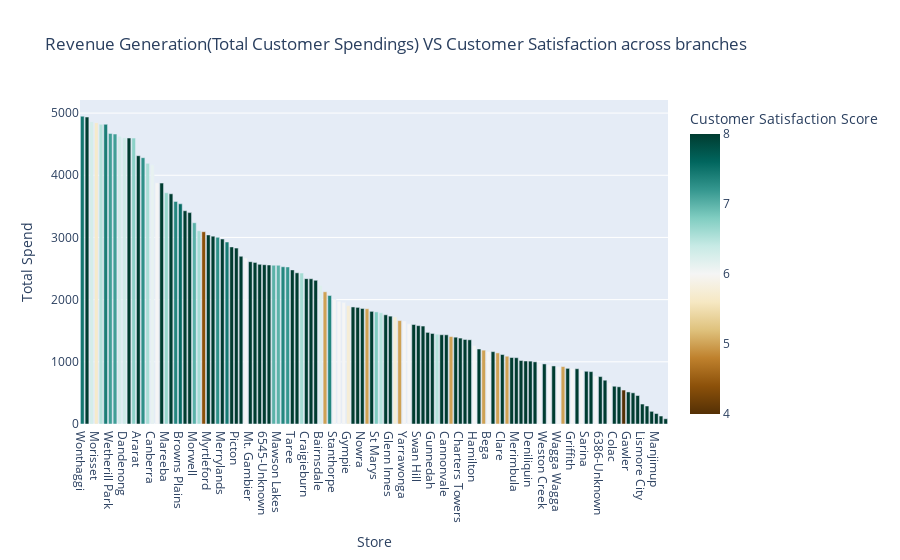

The notebook cell this image was saved under:
### Markdown cell above
## Let's visualize the same plot but the stores that generated revenue less than 5k. 
### There are a total of 126 stores that generated 5k or less in revenue. However there are only 10 stores that have customer satisfaction score of 5 or less. The Stores being Camden, Gladstone, Forbes, Bowen, Ballina, Portland, Ingham, Echuca, Esperance, Bass Hill.

### Code cell
px.bar(customer_spend_satisfaction[customer_spend_satisfaction['Total Spend'] < 5001], x = 'Store', y = 'Total Spend', color = 'Customer Satisfaction Score', title = 'Revenue Generation(Total Customer Spendings) VS Customer Satisfaction across branches',color_continuous_scale=px.colors.diverging.BrBG)

### Figure 1 — Plotly figure (JSON) as saved in the notebook; plotly's stock layout.template omitted (floating-point values rounded to 4 significant figures)
{"data": [{"alignmentgroup": "True", "hovertemplate": "Store=%{x}<br>Total Spend=%{y}<br>Customer Satisfaction Score=%{marker.color}<extra></extra>", "legendgroup": "", "marker": {"color": [7.455, 8, 6.286, 5.667, 6.5, 7.4, 7.143, 7.143, 6.286, 6.333, 8, 6.727, 8, 7.25, 6.571, 6.111, 6, 8, 6.667, 8, 7.333, 7.556, 8, 8, 7, 6.583, 4.4, 8, 8, 7.25, 8, 7.429, 8, 8, 8, 6, 8, 8, 8, 8, 8, 7, 7, 7.333, 7.2, 8, 8, 6.6, 8, 8, 8, 6.2, 5, 7.333, 6, 6, 6, 5.75, 8, 8, 8, 5, 8, 6.8, 6.5, 8, 8, 5.75, 5, 6, 6, 8, 8, 8, 8, 8, 6.5, 8, 8, 5, 8, 8, 8, 8, 6, 8, 5, 6, 8, 5, 8, 5, 8, 8, 8, 8, 8, 8, 6, 8, 6, 8, 6, 5, 8, 6, 8, 6, 8, 8, 6, 8, 8, 6, 8, 8, 4, 8, 8, 8, 8, 8, 8, 8, 8, 8], "coloraxis": "coloraxis", "pattern": {"shape": ""}}, "name": "", "offsetgroup": "", "orientation": "v", "showlegend": false, "textposition": "auto", "type": "bar", "x": ["Wonthaggi", "Waverley Gardens", "Blacktown", "Morisset", "Mornington", "Warrnambool", "Wetherill Park", "Ocean Shores", "Rouse Hill", "Dandenong", "Coffs Harbour", "Pakenham", "Ararat", "Hurstville", "Victor Harbor", "Canberra", "Flemington", "Grafton", "Mareeba", "Lithgow", "Tamworth", "Browns Plains", "Mowbray", "Batemans Bay", "Morwell", "Capalaba", "Camden", "Myrtleford", "Mt. Ommaney", "Hollywood Plaza", "Merrylands", "Katanning", "Inverell", "Picton", "Kippa Ring", "Templestowe", "Mt. Gambier", "Yamba", "Busselton", "6545-Unknown", "6548-Unknown", "Winmalee", "Mawson Lakes", "Warragul", "Broadmeadows", "Taree", "Runaway Bay", "Wodonga", "Craigieburn", "Mt. Druitt", "Ulladulla", "Bairnsdale", "Gladstone", "Berri", "Stanthorpe", "5000-Unknown", "Goulburn", "Gympie", "NT Outlet", "Bribie Island", "Nowra", "Forbes", "6491-Unknown", "St Marys", "Rockdale", "Whyalla", "Glenn Innes", "Benalla", "Bowen", "Yarrawonga", "5991-Unknown", "Seymour", "Swan Hill", "Port Pirie", "Ocean Grove", "Gunnedah", "Innisfail", "Gilgandra", "Cannonvale", "Ballina", "Broome", "Charters Towers", "Narracoorte", "Cowra", "Hamilton", "Epping", "Portland", "Bega", "Casino", "Ingham", "Clare", "Echuca", "Moree", "Merimbula", "Shepparton", "Leongatha", "Deniliquin", "Ayr", "Cobram", "Weston Creek", "5827-Unknown", "Port Douglas", "Wagga Wagga", "Esperance", "Glenquarie", "Griffith", "Harbourtown (SA Outlet)", "Charleville", "Sarina", "Dubbo", "Rosebud", "6386-Unknown", "5648-Unknown", "Woodend", "Colac", "5224-Unknown", "Bass Hill", "Gawler", "Windsor", "Noosa Junction", "Lismore City", "Kempsey", "Caroline Springs", "Manjimup", "Katherine", "Tumut"], "xaxis": "x", "y": [4950.0, 4936.0, 4862.0, 4845.0, 4820.0, 4819.0, 4673.0, 4663.0, 4627.0, 4605.0, 4598.0, 4598.0, 4315.0, 4283.0, 4192.0, 4169.0, 3879.0, 3874.0, 3718.0, 3702.0, 3580.0, 3541.0, 3430.0, 3399.0, 3237.0, 3108.0, 3092.0, 3041.0, 3020.0, 3002.0, 2975.0, 2927.0, 2848.0, 2828.0, 2697.0, 2668.0, 2610.0, 2598.0, 2568.0, 2562.0, 2557.0, 2553.0, 2552.0, 2529.0, 2526.0, 2478.0, 2431.0, 2428.0, 2338.0, 2336.0, 2311.0, 2228.0, 2126.0, 2066.0, 2002.0, 1975.0, 1956.0, 1903.0, 1882.0, 1875.0, 1858.0, 1853.0, 1812.0, 1803.0, 1789.0, 1756.0, 1735.0, 1722.0, 1663.0, 1657.0, 1611.0, 1600.0, 1581.0, 1575.0, 1473.0, 1456.0, 1444.0, 1435.0, 1435.0, 1406.0, 1396.0, 1382.0, 1359.0, 1354.0, 1262.0, 1207.0, 1187.0, 1167.0, 1164.0, 1143.0, 1117.0, 1090.0, 1069.0, 1066.0, 1021.0, 1013.0, 1011.0, 999.7, 973.0, 966.0, 953.5, 933.5, 923.7, 923.5, 894.7, 893.4, 888.9, 867.3, 847.6, 842.5, 771.0, 762.6, 704.2, 662.8, 607.3, 598.4, 546.0, 515.5, 501.4, 457.9, 321.0, 289.7, 203.6, 168.0, 128.1, 84.28], "yaxis": "y"}], "layout": {"barmode": "relative", "coloraxis": {"colorbar": {"title": {"text": "Customer Satisfaction Score"}}, "colorscale": [[0, "rgb(84,48,5)"], [0.1, "rgb(140,81,10)"], [0.2, "rgb(191,129,45)"], [0.3, "rgb(223,194,125)"], [0.4, "rgb(246,232,195)"], [0.5, "rgb(245,245,245)"], [0.6, "rgb(199,234,229)"], [0.7, "rgb(128,205,193)"], [0.8, "rgb(53,151,143)"], [0.9, "rgb(1,102,94)"], [1, "rgb(0,60,48)"]]}, "legend": {"tracegroupgap": 0}, "title": {"text": "Revenue Generation(Total Customer Spendings) VS Customer Satisfaction across branches"}, "xaxis": {"anchor": "y", "domain": [0, 1], "title": {"text": "Store"}}, "yaxis": {"anchor": "x", "domain": [0, 1], "title": {"text": "Total Spend"}}}}
